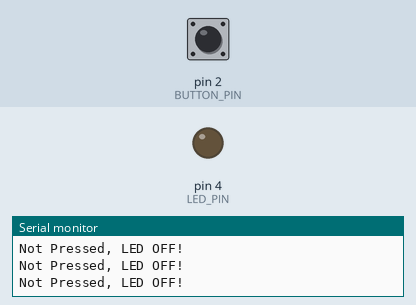
Bench run of a sketch on a simulated Arduino Uno, built with avr-gcc and run on an emulated ATmega328P. On the bench: output pins drawn as LEDs (lit = HIGH), the last lines printed to the serial monitor. The inputs (shaded band) are chosen by the test bench; at power-on: pin 2 (BUTTON_PIN) LOW.

Above: at 1.8 s.
1.9 s: pin 2 (BUTTON_PIN) pulled HIGH for 0.6 s
At 2.4 s:
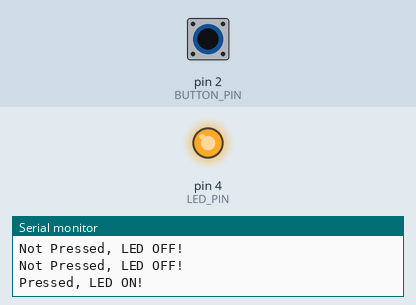
4.0 s: pin 2 (BUTTON_PIN) pulled HIGH for 3.2 s
At 8.4 s:
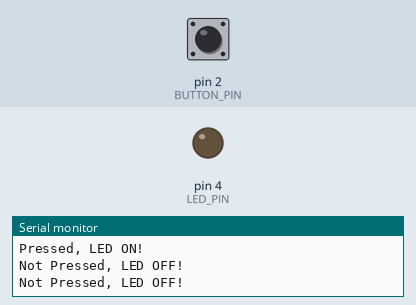
Timing chart, 0 to 9.9 s (numbered marks = the images above; inputs shaded):
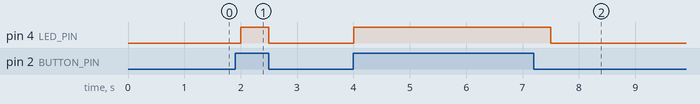

Measured:
- after the input at 1.9 s, pin 4 (LED_PIN): LOW → HIGH after 0.10 s, → LOW 0.50 s later
- after the input at 4.0 s, pin 4 (LED_PIN): LOW → HIGH at once, → LOW 3.5 s later

The sketch:

exercise_button_and_led_code.ino
```cpp
const int LED_PIN = 4;
const int BUTTON_PIN = 2;

void setup()
{
  pinMode(LED_PIN, OUTPUT);
  pinMode(BUTTON_PIN, INPUT);

  Serial.begin(115200);  // baud rate : 115200
}

void loop()
{
  int buttonState = digitalRead(BUTTON_PIN);  // Read pin#2 voltage

  if(buttonState == HIGH){  // if button is pressed, LED is ON
    digitalWrite(LED_PIN, HIGH);
    Serial.println("Pressed, LED ON!");  // print
  }
  else {
    digitalWrite(LED_PIN, LOW);
    Serial.println("Not Pressed, LED OFF!");  // print
  }

  delay(500);  // delay 0.5sec
}
```
